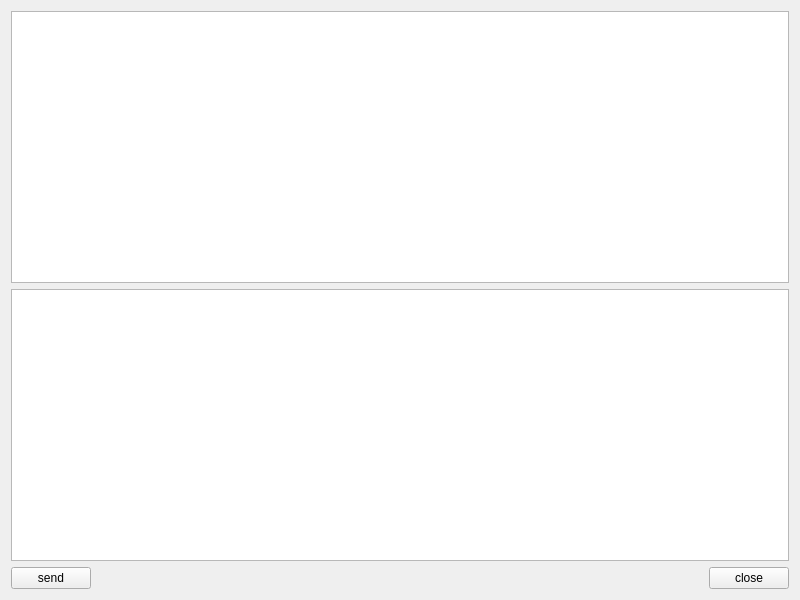
<?xml version="1.0" encoding="UTF-8"?>
<ui version="4.0">
 <class>SeverWidget</class>
 <widget class="QWidget" name="SeverWidget">
  <property name="geometry">
   <rect>
    <x>0</x>
    <y>0</y>
    <width>800</width>
    <height>600</height>
   </rect>
  </property>
  <property name="windowTitle">
   <string>SeverWidget</string>
  </property>
  <layout class="QGridLayout" name="gridLayout">
   <item row="0" column="0" colspan="3">
    <widget class="QTextEdit" name="textEditread">
     <property name="readOnly">
      <bool>true</bool>
     </property>
    </widget>
   </item>
   <item row="1" column="0" colspan="3">
    <widget class="QTextEdit" name="textEditWrite"/>
   </item>
   <item row="2" column="0">
    <widget class="QPushButton" name="pushButtonsend">
     <property name="text">
      <string>send</string>
     </property>
    </widget>
   </item>
   <item row="2" column="1">
    <spacer name="horizontalSpacer_2">
     <property name="orientation">
      <enum>Qt::Horizontal</enum>
     </property>
     <property name="sizeHint" stdset="0">
      <size>
       <width>617</width>
       <height>20</height>
      </size>
     </property>
    </spacer>
   </item>
   <item row="2" column="2">
    <widget class="QPushButton" name="pushButtonclose">
     <property name="text">
      <string>close</string>
     </property>
    </widget>
   </item>
  </layout>
 </widget>
 <resources/>
 <connections/>
</ui>
